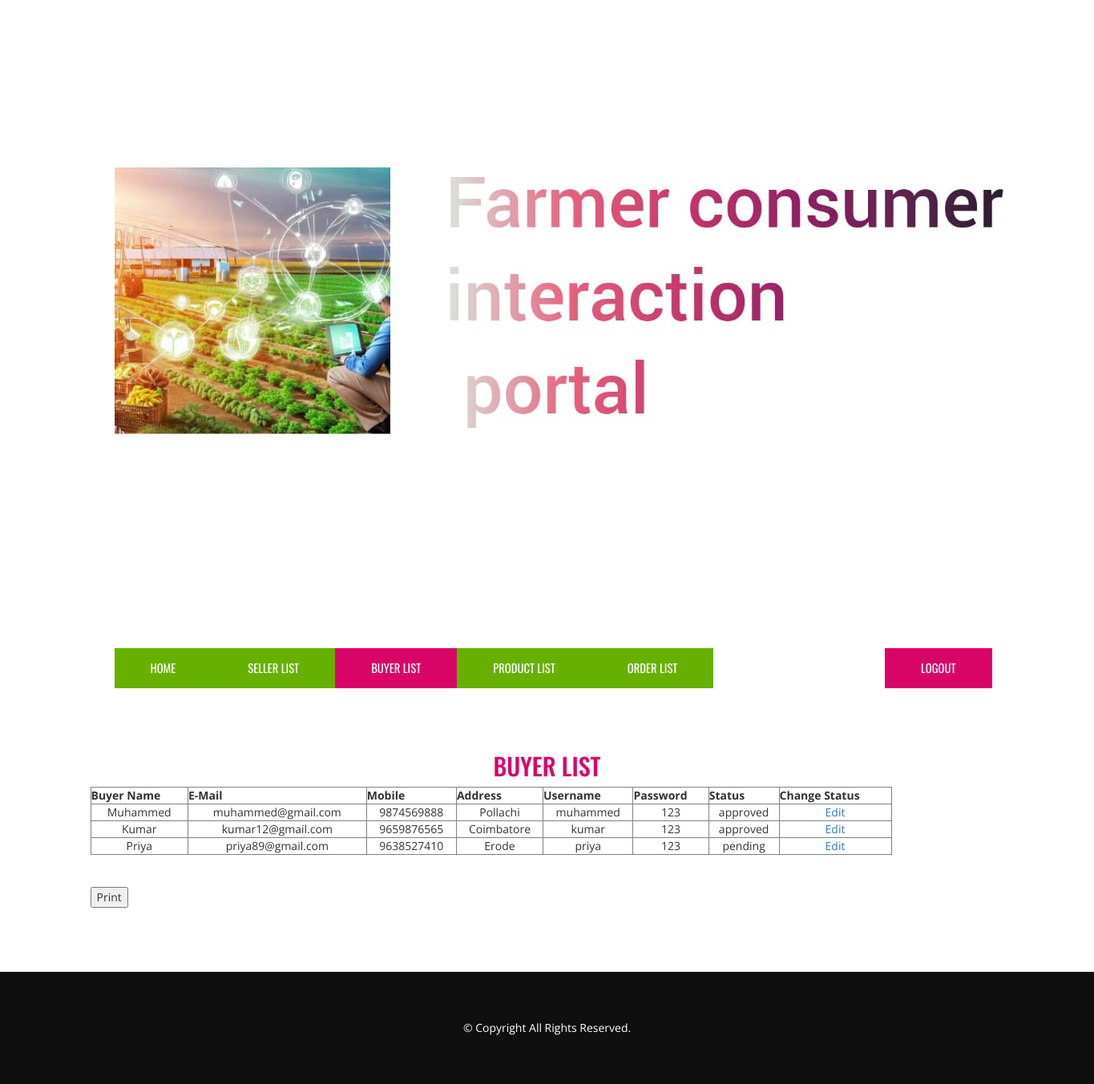
Screenshot of /admin-buyer-list.php with the database file from the repository.
### tables this page shows
CREATE TABLE IF NOT EXISTS `buyer` (
  `id` int(10) NOT NULL AUTO_INCREMENT,
  `bname` varchar(25) NOT NULL,
  `email` varchar(25) NOT NULL,
  `mobile` bigint(25) NOT NULL,
  `address` varchar(25) NOT NULL,
  `username` varchar(25) NOT NULL,
  `password` varchar(25) NOT NULL,
  `status` varchar(25) NOT NULL,
  PRIMARY KEY (`id`),
  UNIQUE KEY `username` (`username`)
);

### admin-buyer-list.php (the view, shortened to what this page needs)
<?php
$query = "select * from buyer";
$data = mysql_query($query);
?>
<!DOCTYPE HTML>
<html lang="en-US">
<head>
	<link href="https://maxcdn.bootstrapcdn.com/bootstrap/3.3.6/css/bootstrap.min.css" rel="stylesheet">
	<link rel="stylesheet" href="https://maxcdn.bootstrapcdn.com/font-awesome/4.5.0/css/font-awesome.min.css">
	<link href='css/style.css' rel='stylesheet' type='text/css'>
	<link rel="stylesheet" type="text/css" href="css/settings.css" media="screen" />
</head>
<body>
	<header class="header">
		<div class="container">
			<div class="container-fluid">
				<div class="header-top">
					<div class="col-md-3 col-sm-4 hidden-xs logo">
						<a href=""><img src="img/logo.png" alt="" /></a>
					</div>
				</div>
			</div>
			<nav class="navbar navbar-default">
			  <div class="container-fluid">
				<div class="collapse navbar-collapse" id="navigation">
				  <ul class="nav navbar-nav">
					<li><a href="admin-dashboard.php">Home </a></li>
					<li><a href="admin-seller-list.php">Seller List</a></li>
					<li class="active"><a href="admin-buyer-list.php">Buyer List</a></li>
                    <li><a href="admin-product-list.php">Product List</a></li>
					<li><a href="admin-order-list.php">Order List</a></li>
				  </ul>
				  <ul class="nav navbar-nav navbar-right">
					<li class="get-a-quote"><a href="logout.php">Logout</a></li>
				  </ul>
				</div>
			  </div>
			</nav>
		</div>
	</header>
	<section class="blog">
		<div class="container">
			<h2>Buyer List</h2>
			<div class="blog-posts">
            <table border="1" width="1000" cellpadding="10" cellspacing="10">
<tr align="center"><th align="center">Buyer Name</th>
<th align="center">E-Mail</th><th align="center">Mobile</th><th align="center">Address</th><th align="center">Username</th><th align="center">Password</th><th align="center">Status</th><th align="center">Change Status</th>
</tr>
<?php while($rec = mysql_fetch_array($data)) { ?>
<tr align="center">
<td> <?php echo $rec['bname']; ?> </td>
<td> <?php echo $rec['email']; ?> </td>
<td> <?php echo $rec['mobile']; ?> </td>
<td> <?php echo $rec['address']; ?> </td>
<td> <?php echo $rec['username']; ?> </td>
<td> <?php echo $rec['password']; ?> </td>
<td> <?php echo $rec['status']; ?> </td>
<td> <a href="buyer-status.php?id=<?php echo $rec['id']; ?>">Edit</a> </td>
</tr>
<?php } ?>
</table> <br><br>
<button onClick="myFunction()">Print</button>
			</div>
		</div>
	</section>
	<section class="footer">
		<div class="copyright text-center">
			<div class="container">
				<div class="row">
					<p class="copyright">&copy; Copyright All Rights Reserved.</p>
				</div>
			</div>
		</div>
	</section>
</body>
</html>

### css/style.css (style rules this page uses)
body,p,h1,h2,h3,h4,h5,h6 { font-family:'open sans' }
.logo { padding:25px 15px; }
div#navigation { border:none; }
nav.navbar.navbar-default { background:none; border:none; font-family: 'oswald'; font-size: 11pt; text-transform:uppercase; margin:0px; }
ul.nav.navbar-nav { background: #66b100; }
ul.nav.navbar-nav li a { color: #fff !important; }
ul.nav.navbar-nav li.active a { background: #d90468; }
ul.nav.navbar-nav li { transition:.2s all ease-in-out; }
ul.nav.navbar-nav li a { padding: 15px 45px; }
ul.nav.navbar-nav li.get-a-quote { background:#d90468; }
.header-top { padding: 20px 0px; display: table; width: 100%; }
section.blog { padding:80px 0px; }
section.blog h2 { font-family:'oswald'; color:#d90468; text-align:center; text-transform:uppercase; margin-top:0px; }
.copyright { background: #0f0f0f; color: #fff; padding: 30px; }
.copyright p { margin: 0px; }

### rows the page displays
buyer: bname "Muhammed", email "muhammed@gmail.com", mobile "9874569888", address "Pollachi", username "muhammed", password "123", status "approved"
buyer: bname "Kumar", email "kumar12@gmail.com", mobile "9659876565", address "Coimbatore", username "kumar", password "123", status "approved"
buyer: bname "Priya", email "priya89@gmail.com", mobile "9638527410", address "Erode", username "priya", password "123", status "pending"
